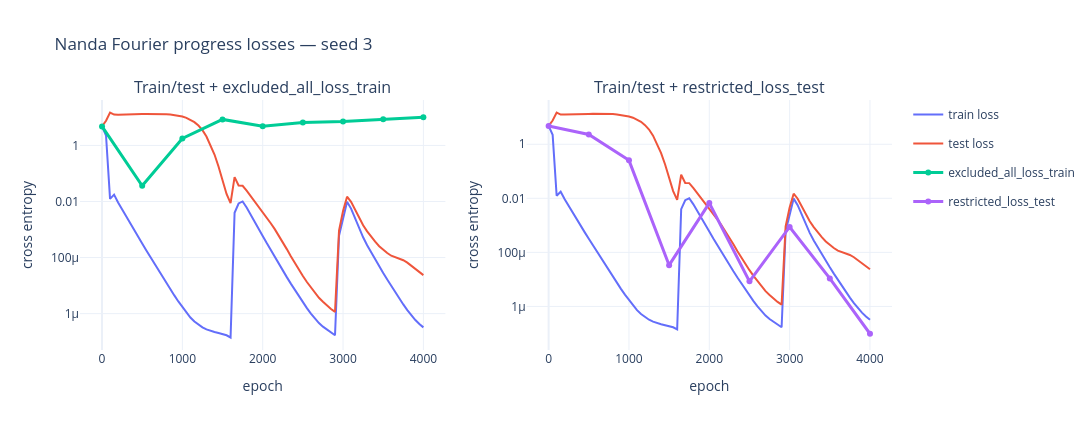

Write notebook code for a chart like this one.
### Code cell
seed_to_plot = sorted(results)[0]
plots.plot_fourier_loss_comparison(
    results[seed_to_plot],
    title=f'Nanda Fourier progress losses — seed {seed_to_plot}',
)
